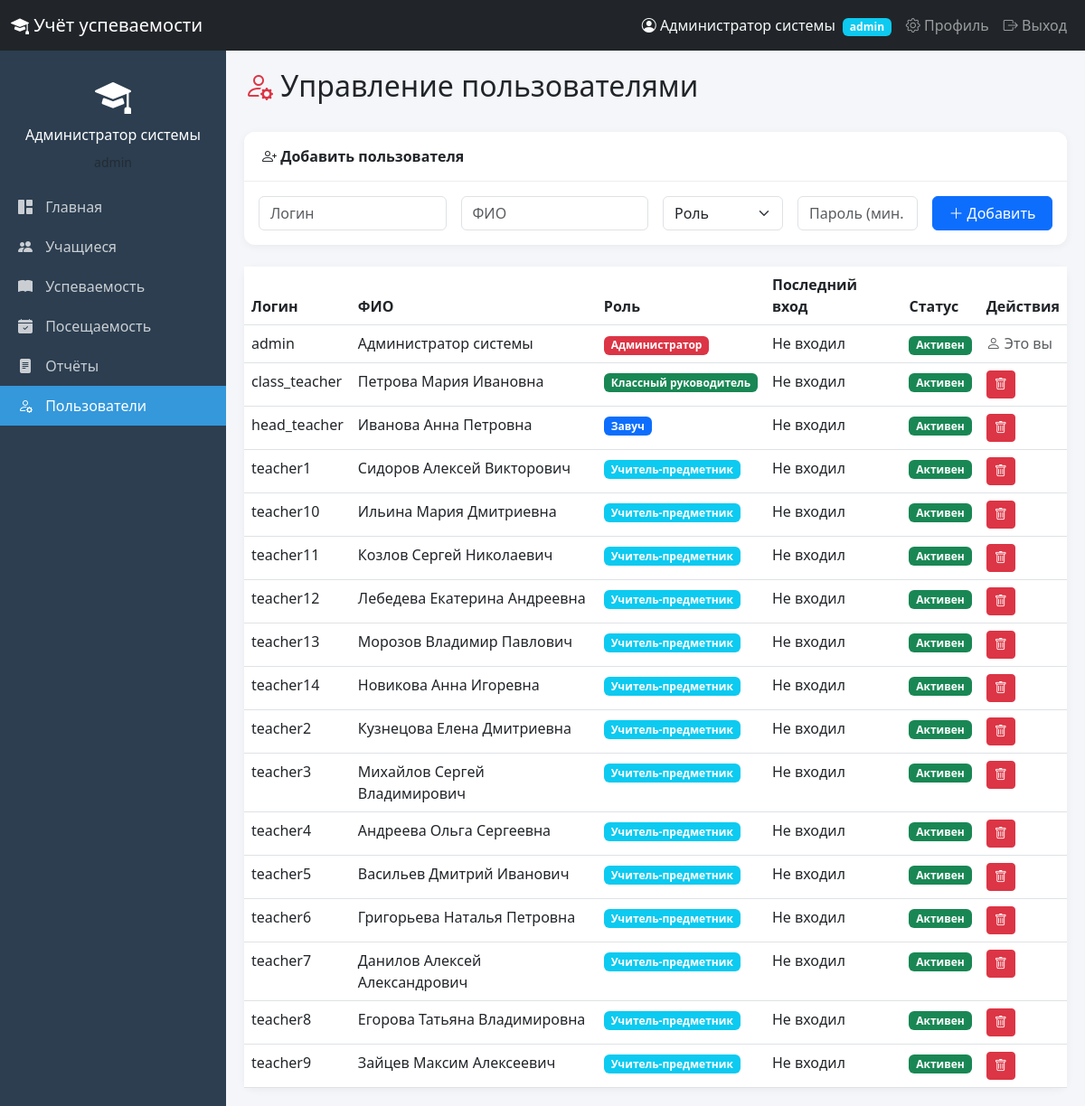
The app's page /users (signed in) with its own data.
### tables this page shows
CREATE TABLE users (
            id INTEGER PRIMARY KEY AUTOINCREMENT,
            username TEXT UNIQUE NOT NULL,
            password_hash TEXT NOT NULL,
            full_name TEXT NOT NULL,
            role TEXT NOT NULL CHECK (role IN ('admin', 'head_teacher', 'class_teacher', 'teacher', 'parent')),
            is_active INTEGER DEFAULT 1,
            last_login TEXT,
            created_at TEXT DEFAULT CURRENT_TIMESTAMP
        );

### app.py (the view)
@app.route('/users')
@login_required
@role_required(['admin'])
def users():
    conn = get_db()
    cur = conn.cursor()
    cur.execute('''
        SELECT id, username, full_name, role, last_login, is_active
        FROM users
        ORDER BY username
    ''')
    users = cur.fetchall()
    conn.close()
    return render_template('users.html', users=users, roles=ROLES)

### app.py (called while the page is built)
def get_db():
    conn = sqlite3.connect(DATABASE)
    conn.row_factory = sqlite3.Row
    return conn

def login_required(f):
    @wraps(f)
    def decorated_function(*args, **kwargs):
        if 'user_id' not in session:
            flash('Пожалуйста, войдите в систему', 'warning')
            return redirect(url_for('login'))
        return f(*args, **kwargs)
    return decorated_function

def role_required(allowed_roles):
    def decorator(f):
        @wraps(f)
        def decorated_function(*args, **kwargs):
            if 'role' not in session or session['role'] not in allowed_roles:
                flash('У вас нет прав для доступа к этой странице', 'danger')
                return redirect(url_for('dashboard'))
            return f(*args, **kwargs)
        return decorated_function
    return decorator

### templates/users.html (shortened to what this page needs)
{% extends "base.html" %}
{% block content %}
<div class="d-flex justify-content-between align-items-center mb-4">
    <h2><i class="bi bi-person-gear text-danger"></i> Управление пользователями</h2>
</div>
<div class="card mb-4">
    <div class="card-header">
        <i class="bi bi-person-plus"></i> Добавить пользователя
    </div>
    <div class="card-body">
        <form method="POST" action="{{ url_for('add_user') }}" class="row g-3">
            <div class="col-md-3">
                <input type="text" class="form-control" name="username" placeholder="Логин" required>
            </div>
            <div class="col-md-3">
                <input type="text" class="form-control" name="full_name" placeholder="ФИО" required>
            </div>
            <div class="col-md-2">
                <select class="form-select" name="role" required>
                    <option value="">Роль</option>
                </select>
            </div>
            <div class="col-md-2">
                <input type="text" class="form-control" name="password" placeholder="Пароль (мин. 6 симв.)" required>
            </div>
            <div class="col-md-2">
                <button type="submit" class="btn btn-primary w-100">
                    <i class="bi bi-plus-lg"></i> Добавить
                </button>
            </div>
        </form>
    </div>
</div>
<div class="card">
    <div class="card-body p-0">
        <div class="table-responsive">
            <table class="table table-hover mb-0">
                <thead>
                    <tr>
                        <th>Логин</th>
                        <th>ФИО</th>
                        <th>Роль</th>
                        <th>Последний вход</th>
                        <th>Статус</th>
                        <th>Действия</th>
                    </tr>
                </thead>
                <tbody>
                    {% for user in users %}
                    <tr>
                        <td>{{ user.username }}</td>
                        <td>{{ user.full_name }}</td>
                        <td>
                            <span class="badge bg-{% if user.role == 'admin' %}danger{% elif user.role == 'head_teacher' %}primary{% elif user.role == 'class_teacher' %}success{% elif user.role == 'teacher' %}info{% else %}secondary{% endif %}">
                                {{ roles.get(user.role, user.role) }}
                            </span>
                        </td>
                        <td>{{ user.last_login if user.last_login else 'Не входил' }}</td>
                        <td>
                            <span class="badge bg-{% if user.is_active %}success{% else %}danger{% endif %}">
                                {% if user.is_active %}Активен{% else %}Заблокирован{% endif %}
                            </span>
                        </td>
                        <td>
                            {% if user.id != session.user_id %}
                            <form method="POST" action="{{ url_for('delete_user', user_id=user.id) }}"
                                  style="display:inline;"
                                  onsubmit="return confirm('Удалить пользователя {{ user.username }}?');">
                                <button type="submit" class="btn btn-sm btn-danger">
                                    <i class="bi bi-trash"></i>
                                </button>
                            </form>
                            {% else %}
                            <span class="text-muted"><i class="bi bi-person"></i> Это вы</span>
                            {% endif %}
                        </td>
                    </tr>
                    {% else %}
                    <tr>
                        <td colspan="6" class="text-center text-muted">Нет пользователей</td>
                    </tr>
                    {% endfor %}
                </tbody>
            </table>
        </div>
    </div>
</div>
{% endblock %}

### templates/base.html (shortened to what this page needs)
<!DOCTYPE html>
<html lang="ru">
<head>
    <link href="https://cdn.jsdelivr.net/npm/bootstrap@5.3.0-alpha1/dist/css/bootstrap.min.css" rel="stylesheet">
    <link rel="stylesheet" href="https://cdn.jsdelivr.net/npm/bootstrap-icons@1.10.0/font/bootstrap-icons.css">
</head>
<body>
    <nav class="navbar navbar-expand-md navbar-dark bg-dark fixed-top">
        <div class="container-fluid">
            <a class="navbar-brand" href="{{ url_for('dashboard') }}">
                <i class="bi bi-mortarboard-fill"></i> Учёт успеваемости
            </a>
            <div class="collapse navbar-collapse" id="navbarNav">
                <ul class="navbar-nav ms-auto">
                    {% if session.user_id %}
                        <li class="nav-item">
                            <span class="nav-link text-light">
                                <i class="bi bi-person-circle"></i> {{ session.full_name }}
                                <span class="badge bg-info ms-1">{{ session.role }}</span>
                            </span>
                        </li>
                        <li class="nav-item">
                            <a class="nav-link" href="{{ url_for('profile') }}">
                                <i class="bi bi-gear"></i> Профиль
                            </a>
                        </li>
                        <li class="nav-item">
                            <a class="nav-link" href="{{ url_for('logout') }}">
                                <i class="bi bi-box-arrow-right"></i> Выход
                            </a>
                        </li>
                    {% endif %}
                </ul>
            </div>
        </div>
    </nav>
    {% if session.user_id %}
    <div class="sidebar">
        <div class="text-center mb-3">
            <i class="bi bi-mortarboard-fill" style="font-size: 40px;"></i>
            <h6 class="mt-1">{{ session.full_name }}</h6>
            <small class="text-muted">{{ session.role }}</small>
        </div>
        <ul class="nav flex-column">
            <li class="nav-item">
                <a class="nav-link {% if request.endpoint == 'dashboard' %}active{% endif %}" href="{{ url_for('dashboard') }}">
                    <i class="bi bi-grid-1x2-fill"></i> Главная
                </a>
            </li>
            <li class="nav-item">
                <a class="nav-link {% if request.endpoint in ['students', 'add_student', 'edit_student'] %}active{% endif %}" href="{{ url_for('students') }}">
                    <i class="bi bi-people-fill"></i> Учащиеся
                </a>
            </li>
            <li class="nav-item">
                <a class="nav-link {% if request.endpoint == 'grades' %}active{% endif %}" href="{{ url_for('grades') }}">
                    <i class="bi bi-book-fill"></i> Успеваемость
                </a>
            </li>
            <li class="nav-item">
                <a class="nav-link {% if request.endpoint == 'attendance' %}active{% endif %}" href="{{ url_for('attendance') }}">
                    <i class="bi bi-calendar-check-fill"></i> Посещаемость
                </a>
            </li>
            <li class="nav-item">
                <a class="nav-link {% if request.endpoint == 'reports' %}active{% endif %}" href="{{ url_for('reports') }}">
                    <i class="bi bi-file-text-fill"></i> Отчёты
                </a>
            </li>
            {% if session.role == 'admin' %}
            <li class="nav-item">
                <a class="nav-link {% if request.endpoint == 'users' %}active{% endif %}" href="{{ url_for('users') }}">
                    <i class="bi bi-person-gear"></i> Пользователи
                </a>
            </li>
            {% endif %}
        </ul>
    </div>
    {% endif %}
    <div class="main-content">
        {% block content %}{% endblock %}
    </div>
</body>
</html>

### templates/base.html (style rules this page uses)
body { padding-top: 56px; background-color: #f5f6fa; }
.sidebar { position: fixed; top: 56px; bottom: 0; left: 0; z-index: 1000; padding: 20px 0; background: #2c3e50; width: 250px; overflow-y: auto; color: white; }
.sidebar .nav-link { color: rgba(255,255,255,.75); border-radius: 0; padding: 10px 20px; }
.sidebar .nav-link.active { color: white; background: #3498db; }
.sidebar .nav-link i { margin-right: 10px; width: 20px; text-align: center; }
.main-content { margin-left: 250px; padding: 20px; }
.card { border: none; border-radius: 12px; box-shadow: 0 2px 10px rgba(0,0,0,.05); }
.card-header { background: white; border-bottom: 1px solid #eee; font-weight: 600; padding: 15px 20px; border-radius: 12px 12px 0 0 !important; }

### records on screen
users: full_name "Администратор системы", username "admin", get "Администратор", last_login "Не входил", is_active "Активен", shows "Это вы"
users: username "class_teacher", full_name "Петрова Мария Ивановна", get "Классный руководитель", last_login "Не входил", is_active "Активен"
users: username "head_teacher", full_name "Иванова Анна Петровна", get "Завуч", last_login "Не входил", is_active "Активен"
users: username "teacher1", full_name "Сидоров Алексей Викторович", get "Учитель-предметник", last_login "Не входил", is_active "Активен"
users: username "teacher10", full_name "Ильина Мария Дмитриевна", get "Учитель-предметник", last_login "Не входил", is_active "Активен"
users: username "teacher11", full_name "Козлов Сергей Николаевич", get "Учитель-предметник", last_login "Не входил", is_active "Активен"
users: username "teacher12", full_name "Лебедева Екатерина Андреевна", get "Учитель-предметник", last_login "Не входил", is_active "Активен"
users: username "teacher13", full_name "Морозов Владимир Павлович", get "Учитель-предметник", last_login "Не входил", is_active "Активен"
users: username "teacher14", full_name "Новикова Анна Игоревна", get "Учитель-предметник", last_login "Не входил", is_active "Активен"
users: username "teacher2", full_name "Кузнецова Елена Дмитриевна", get "Учитель-предметник", last_login "Не входил", is_active "Активен"
users: username "teacher3", full_name "Михайлов Сергей Владимирович", get "Учитель-предметник", last_login "Не входил", is_active "Активен"
users: username "teacher4", full_name "Андреева Ольга Сергеевна", get "Учитель-предметник", last_login "Не входил", is_active "Активен"
users: username "teacher5", full_name "Васильев Дмитрий Иванович", get "Учитель-предметник", last_login "Не входил", is_active "Активен"
users: username "teacher6", full_name "Григорьева Наталья Петровна", get "Учитель-предметник", last_login "Не входил", is_active "Активен"
users: username "teacher7", full_name "Данилов Алексей Александрович", get "Учитель-предметник", last_login "Не входил", is_active "Активен"
users: username "teacher8", full_name "Егорова Татьяна Владимировна", get "Учитель-предметник", last_login "Не входил", is_active "Активен"
users: username "teacher9", full_name "Зайцев Максим Алексеевич", get "Учитель-предметник", last_login "Не входил", is_active "Активен"

### other values on screen
{{ session.role }} "admin"
